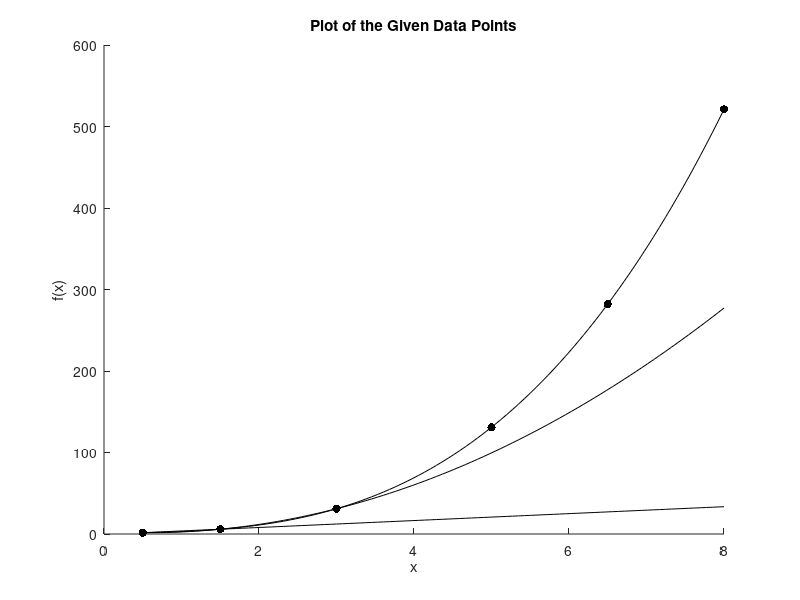

This figure's MATLAB source:
clc; clear all;

data = [
  0.5 1.625;
  1.5 5.875;
  3.0 31.0;
  5.0 131.0;
  6.5 282.125;
  8.0 521.0;
];

Xs = data(:,1);
Ys = data(:,2);

scatter(Xs, Ys, 'k', "filled");
xlabel("x");
ylabel("f(x)");
title("Plot of the Given Data Points");
hold on;

% Function to compute the Lagrange basis function value
function l = lagrangeI(X, i, k, x)
  l = 1.0;
  for j = 0:k
    if j ~= i
      l *= (x - X(j+1)) / (X(i+1) - X(j+1));
    endif
  endfor
endfunction

% Compute the interpolating function, for
% given order k, k must be at most O-1, where O is
% the order of the interpolating function
function y = Pk(Y, X, k, x)
  y = 0.0;
  for i = 0:k
    y += Y(i+1) * lagrangeI(X, i, k, x);
  endfor
endfunction


% Compute the interpolating function for any order and plot it
function interpolateNplot(Xs, Ys, N, order, color)
  global Xs;
  global Ys;
  xmin = min(Xs);
  xmax = max(Xs);
  xs = linspace(xmin, xmax, N);
  ys = zeros(N, 1);
  for i = 1:N
    ys(i) = Pk(Ys, Xs, order, xs(i));
  endfor
  plot(xs, ys, color);
endfunction

% Plot the interpolating function of all order
N = 100;
mord = length(Xs) - 1;
for i = 1:3
  interpolateNplot(Xs, Ys, N, i, 'k-');
endfor

